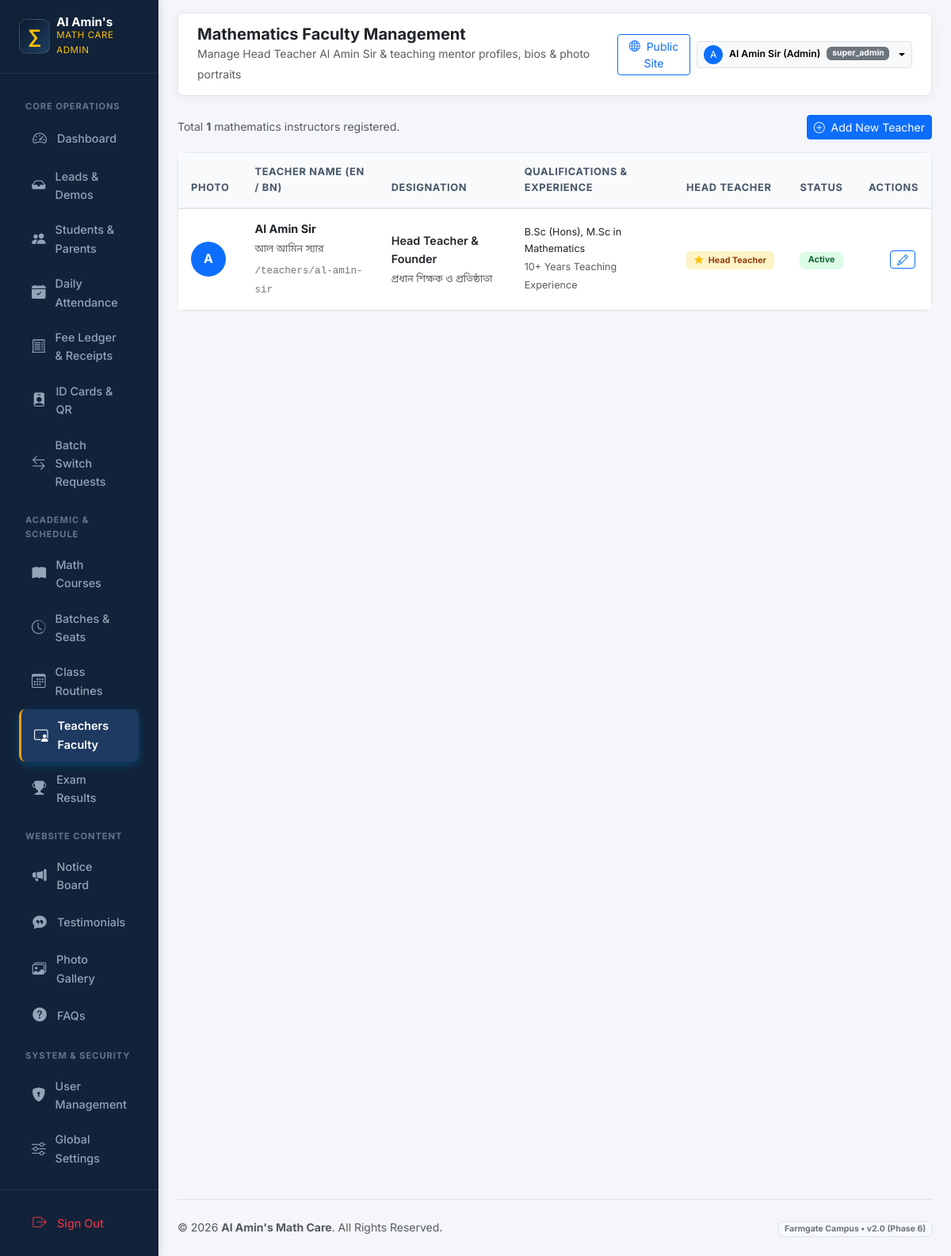
/admin/teachers/index.php (signed in), run on the app's committed database.
### tables this page shows
CREATE TABLE IF NOT EXISTS `teachers` (
  `id` INT UNSIGNED AUTO_INCREMENT PRIMARY KEY,
  `user_id` INT UNSIGNED NULL,
  `slug` VARCHAR(100) NOT NULL UNIQUE,
  `name_en` VARCHAR(100) NOT NULL,
  `name_bn` VARCHAR(100) DEFAULT NULL,
  `designation_en` VARCHAR(100) NOT NULL DEFAULT 'Head Teacher',
  `designation_bn` VARCHAR(100) DEFAULT NULL,
  `qualification` VARCHAR(255) NOT NULL,
  `experience_years` TINYINT UNSIGNED DEFAULT 0,
  `bio_en` TEXT DEFAULT NULL,
  `bio_bn` TEXT DEFAULT NULL,
  `photo` VARCHAR(255) DEFAULT NULL,
  `is_head_teacher` TINYINT(1) DEFAULT 0,
  `sort_order` SMALLINT DEFAULT 0,
  `is_active` TINYINT(1) DEFAULT 1,
  `is_deleted` TINYINT(1) DEFAULT 0,
  `created_at` TIMESTAMP DEFAULT CURRENT_TIMESTAMP,
  FOREIGN KEY (`user_id`) REFERENCES `users`(`id`) ON DELETE SET NULL
);

### includes/i18n.php (called while the page is built, shortened)
<?php
function app_config(): array
{
    static $config = null;
    if ($config === null) {
        $config = require __DIR__ . '/../config/app.php';
    }
    return $config;
}
function current_locale(): string
{
    $config = app_config();
    $locale = $_GET['lang'] ?? $_COOKIE['site_lang'] ?? $_COOKIE['locale'] ?? $config['default_locale'];
    return $locale;
}
function init_i18n(): void
{
    $config = app_config();
}
function base_url(string $path = ''): string
{
    $base = rtrim(app_config()['base_url'] ?? '', '/');
    $path = ltrim($path, '/');
    return $base . ($path !== '' ? '/' . $path : '');
}

### includes/helpers.php (called while the page is built, shortened)
<?php
function e(?string $value): string
{
    return htmlspecialchars($value ?? '', ENT_QUOTES | ENT_SUBSTITUTE, 'UTF-8');
}

### admin/teachers/index.php (the view, shortened to what this page needs)
<?php
$pdo = db();
$teachers = $pdo->query('SELECT * FROM teachers WHERE is_deleted = 0 ORDER BY is_head_teacher DESC, sort_order ASC, id ASC')->fetchAll();
require_once __DIR__ . '/../includes/header.php';
?>
<div class="d-flex justify-content-between align-items-center mb-3">
    <div class="text-muted small">Total <strong><?= count($teachers) ?></strong> mathematics instructors registered.</div>
    <a href="<?= e(base_url('admin/teachers/create.php')) ?>" class="btn btn-sm btn-primary">
        <i class="bi bi-plus-circle me-1"></i> Add New Teacher
    </a>
</div>
<div class="card card-custom">
    <div class="table-responsive">
        <table class="table table-custom mb-0">
            <thead>
                <tr>
                    <th>Photo</th>
                    <th>Teacher Name (EN / BN)</th>
                    <th>Designation</th>
                    <th>Qualifications & Experience</th>
                    <th>Head Teacher</th>
                    <th>Status</th>
                    <th class="text-end">Actions</th>
                </tr>
            </thead>
            <tbody>
                <?php if (empty($teachers)): ?>
                    <tr>
                        <td colspan="7" class="text-center py-4 text-muted">No teachers found. Click "Add New Teacher" to create one.</td>
                    </tr>
                <?php else: ?>
                    <?php foreach ($teachers as $t): ?>
                        <tr>
                            <td style="width: 60px;">
                                <?php if (!empty($t['photo']) && file_exists(__DIR__ . '/../../' . $t['photo'])): ?>
                                    <img src="<?= e(base_url($t['photo'])) ?>" alt="<?= e($t['name_en']) ?>" class="rounded-circle object-fit-cover shadow-sm" style="width: 44px; height: 44px;">
                                <?php else: ?>
                                    <div class="rounded-circle bg-primary text-white d-flex align-items-center justify-content-center fw-bold" style="width: 44px; height: 44px; font-size: 1rem;">
                                        <?= strtoupper(substr($t['name_en'], 0, 1)) ?>
                                    </div>
                                <?php endif; ?>
                            </td>
                            <td>
                                <strong class="text-dark d-block"><?= e($t['name_en']) ?></strong>
                                <small class="text-muted"><?= e($t['name_bn'] ?? '') ?></small>
                                <div class="mt-1">
                                    <code class="small text-secondary">/teachers/<?= e($t['slug']) ?></code>
                                </div>
                            </td>
                            <td>
                                <div class="fw-semibold text-dark"><?= e($t['designation_en']) ?></div>
                                <small class="text-muted"><?= e($t['designation_bn'] ?? '') ?></small>
                            </td>
                            <td>
                                <div class="small text-dark"><?= e($t['qualification']) ?></div>
                                <small class="text-muted"><?= $t['experience_years'] ?>+ Years Teaching Experience</small>
                            </td>
                            <td>
                                <?php if ($t['is_head_teacher']): ?>
                                    <span class="badge badge-subtle-warning"><i class="bi bi-star-fill text-warning me-1"></i> Head Teacher</span>
                                <?php else: ?>
                                    <span class="badge bg-light text-secondary border">Instructor</span>
                                <?php endif; ?>
                            </td>
                            <td>
                                <span class="badge <?= $t['is_active'] ? 'badge-subtle-success' : 'badge-subtle-danger' ?>">
                                    <?= $t['is_active'] ? 'Active' : 'Hidden' ?>
                                </span>
                            </td>
                            <td class="text-end">
                                <a href="<?= e(base_url('admin/teachers/edit.php?id=' . $t['id'])) ?>" class="btn btn-sm btn-outline-primary py-0 px-2 me-1" title="Edit Profile">
                                    <i class="bi bi-pencil"></i>
                                </a>
                            </td>
                        </tr>
                    <?php endforeach; ?>
                <?php endif; ?>
            </tbody>
        </table>
    </div>
</div>
<?php require_once __DIR__ . '/../includes/footer.php'; ?>

### assets/css/main.css (style rules this page uses)
:root { --primary: #0b192c; --primary-dark: #050c17; --primary-light: #1e3e62; --primary-surface: #f0f4f9; --accent-cyan: #008dda; --accent-cyan-light: #41b06e; --accent-cyan-glow: rgba(0, 141, 218, 0.25); --accent-gold: #f59e0b; --accent-amber: #e8913a; --accent-hover: #d97706; --success: #10b981; --success-bg: #ecfdf5; --success-border: #a7f3d0; --success-text: #065f46; --urgent: #ef4444; --urgent-bg: #fef2f2; --urgent-border: #fecaca; --urgent-text: #991b1b; --bg: #f8fafc; --surface: #ffffff; --surface-glass: rgba(255, 255, 255, 0.85); --surface-glass-dark: rgba(11, 25, 44, 0.78); --border: #e2e8f0; --border-glass: rgba(255, 255, 255, 0.25); --border-hover: rgba(0, 141, 218, 0.35); --text: #0f172a; --text-muted: #64748b; --text-soft: #94a3b8; --shadow-sm: 0 2px 4px rgba(11, 25, 44, 0.04); --shadow-md: 0 6px 16px -2px rgba(11, 25, 44, 0.07), 0 2px 6px -1px rgba(11, 25, 44, 0.04); --shadow-lg: 0 14px 28px -4px rgba(11, 25, 44, 0.09), 0 8px 12px -3px rgba(11, 25, 44, 0.05); --shadow-hover: 0 22px 38px -6px rgba(11, 25, 44, 0.14), 0 12px 18px -4px rgba(0, 141, 218, 0.08); --shadow-glow-cyan: 0 0 25px rgba(0, 141, 218, 0.35); --shadow-glow-whatsapp: 0 8px 28px rgba(16, 185, 129, 0.45); --radius-sm: 10px; --radius-md: 16px; --radius-lg: 24px; --radius-pill: 9999px; --font-en: 'Inter', system-ui, -apple-system, sans-serif; --font-bn: 'Noto Sans Bengali', 'Inter', system-ui, sans-serif; --font: var(--font-en); }
*, *::before, *::after { box-sizing: border-box; }
html { scroll-behavior: smooth; -webkit-text-size-adjust: 100%; }
body { font-family: var(--font); color: var(--text); background-color: var(--bg); line-height: 1.62; padding-bottom: 84px; margin: 0; overflow-x: hidden; -webkit-font-smoothing: antialiased; -moz-osx-font-smoothing: grayscale; }
@media (min-width: 992px) { body { padding-bottom: 0; } }
a { color: var(--accent-cyan); text-decoration: none; transition: color 0.2s ease; }

### assets/css/admin.css (style rules this page uses)
:root { --admin-sidebar-bg: #0b192c; --admin-sidebar-hover: #182e4b; --admin-sidebar-active: #008dda; --admin-bg: #f4f7fb; --admin-card-bg: #ffffff; --admin-border: #e2e8f0; --admin-text-main: #0f172a; --admin-text-muted: #64748b; --admin-accent-cyan: #008dda; --admin-accent-gold: #f59e0b; --admin-success: #10b981; --admin-urgent: #ef4444; --admin-radius: 14px; --admin-shadow: 0 4px 16px rgba(11, 25, 44, 0.05); }
body { background-color: var(--admin-bg); font-family: 'Inter', 'Noto Sans Bengali', sans-serif; color: var(--admin-text-main); overflow-x: hidden; }
.card-custom { border: 1px solid var(--admin-border); border-radius: var(--admin-radius); box-shadow: var(--admin-shadow); background: var(--admin-card-bg); transition: all 0.25s ease; }
.table-custom { margin-bottom: 0; }
.table-custom th { background: #f8fafc; color: #475569; font-size: 0.82rem; text-transform: uppercase; letter-spacing: 0.05em; font-weight: 800; padding: 0.95rem 1.1rem; border-bottom: 2px solid var(--admin-border); }
.table-custom td { padding: 0.95rem 1.1rem; vertical-align: middle; font-size: 0.92rem; border-bottom: 1px solid #f1f5f9; }
.badge-subtle-success { background: #dcfce7; color: #166534; font-weight: 700; padding: 0.35rem 0.65rem; border-radius: 6px; }
.badge-subtle-warning { background: #fef3c7; color: #92400e; font-weight: 700; padding: 0.35rem 0.65rem; border-radius: 6px; }

### admin/includes/header.php (style rules this page uses)
:root { --sidebar-bg: #112239; --sidebar-active: #1e3a61; --sidebar-hover: #172d4c; --accent-gold: #f59e0b; }
body { background-color: #f4f6f9; font-family: 'Inter', 'Noto Sans Bengali', sans-serif; color: #334155; }
.card-custom { border: 1px solid #e2e8f0; border-radius: 12px; box-shadow: 0 1px 3px rgba(0,0,0,0.05); background: #ffffff; }
.table-custom th { background: #f8fafc; color: #475569; font-size: 0.8rem; text-transform: uppercase; letter-spacing: 0.05em; font-weight: 700; padding: 0.85rem 1rem; border-bottom: 2px solid #e2e8f0; }
.table-custom td { padding: 0.85rem 1rem; vertical-align: middle; font-size: 0.9rem; border-bottom: 1px solid #f1f5f9; }
.badge-subtle-success { background: #dcfce7; color: #166534; }
.badge-subtle-warning { background: #fef3c7; color: #92400e; }

### data on the page
teachers: name_en "A", name_en "Al Amin Sir", name_bn "আল আমিন স্যার", slug "al-amin-sir", designation_en "Head Teacher & Founder", designation_bn "প্রধান শিক্ষক ও প্রতিষ্ঠাতা", qualification "B.Sc (Hons), M.Sc in Mathematics", experience_years "10", is_head_teacher 1 (drawn), is_active "Active"

### other printed values
$adminPageHeading "Mathematics Faculty Management"
$adminPageSubheading "Manage Head Teacher Al Amin Sir & teaching mentor profiles, bios & photo portraits"
substr($adminUser, 0, 1) "A"
$adminUser "Al Amin Sir (Admin)"
$adminRole "super_admin"
count($teachers) "1"
